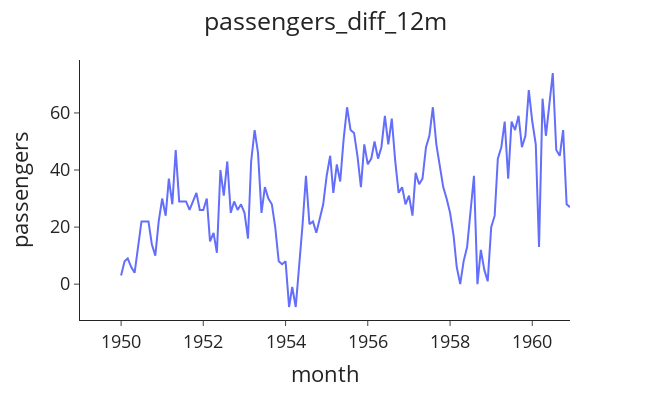

Notebook code cell kept with this figure:
### Code cell
utils.plotting("passengers_diff_12m", data, x="month", y="passengers_diff_12m", x_label="month", y_label="passengers")

### Figure 1 — Plotly figure (JSON) as saved in the notebook; plotly's stock layout.template omitted (floating-point values rounded to 4 significant figures; data arrays with more than 128 entries replaced by an {"elided": "..."} marker saying what was removed)
{"data": [{"hovertemplate": "month=%{x}<br>passengers=%{y}<extra></extra>", "legendgroup": "", "line": {"color": "#636efa", "dash": "solid"}, "marker": {"symbol": "circle"}, "mode": "lines", "name": "", "orientation": "v", "showlegend": false, "type": "scatter", "x": {"elided": "144 str values"}, "xaxis": "x", "y": {"elided": "144 int values"}, "yaxis": "y"}], "layout": {"font": {"size": 18}, "height": 400, "legend": {"tracegroupgap": 0}, "margin": {"t": 60}, "title": {"text": "passengers_diff_12m", "x": 0.5}, "width": 650, "xaxis": {"anchor": "y", "autorange": true, "domain": [0, 1], "range": ["1949-01-01", "1960-12-01"], "title": {"text": "month"}, "type": "date"}, "yaxis": {"anchor": "x", "autorange": true, "domain": [0, 1], "range": [-12.56, 78.56], "title": {"text": "passengers"}, "type": "linear"}}}
